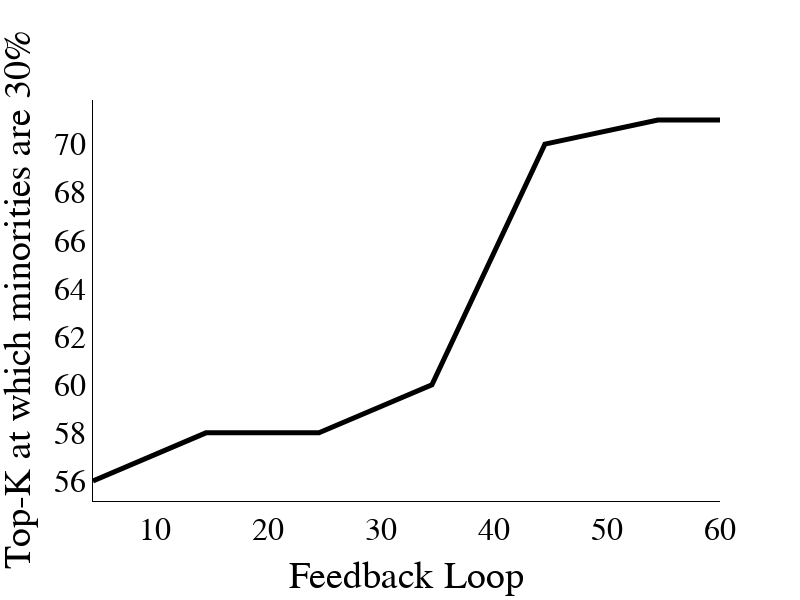

Source (notebook cell):
### Code cell
plot_parity(df, by=10)

### Figure 1 — Plotly figure (JSON) as saved in the notebook; plotly's stock layout.template omitted (floating-point values rounded to 4 significant figures)
{"data": [{"line": {"color": "black", "width": 5}, "mode": "lines", "name": "Fraction of Minorities in Top 10%", "type": "scatter", "x": [4.5, 14.5, 24.5, 34.5, 44.5, 54.5, 60], "y": [56.0, 58.0, 58.0, 60, 70, 71, 71]}], "layout": {"font": {"color": "black", "family": "Arial, sans-serif", "size": 32}, "height": 600, "legend": {"x": 0.99, "xanchor": "right", "y": 0.99, "yanchor": "top"}, "paper_bgcolor": "rgba(0,0,0,0)", "plot_bgcolor": "rgba(0,0,0,0)", "title": {"x": 0.5, "xanchor": "center", "y": 0.9, "yanchor": "top"}, "width": 800, "xaxis": {"linecolor": "black", "linewidth": 1, "mirror": false, "showline": true, "title": {"text": "Feedback Loop"}}, "yaxis": {"linecolor": "black", "linewidth": 1, "mirror": false, "showline": true, "title": {"text": "Top-K at which minorities are 30%"}}}}
